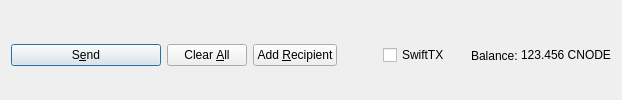
         <widget class="QFrame" name="frame_Send">
          <layout class="QHBoxLayout" name="horizontalLayout">
           <property name="bottomMargin">
            <number>0</number>
           </property>
           <item>
            <widget class="QPushButton" name="sendButton">
             <property name="minimumSize">
              <size>
               <width>150</width>
               <height>0</height>
              </size>
             </property>
             <property name="toolTip">
              <string>Confirm the send action</string>
             </property>
             <property name="text">
              <string>S&amp;end</string>
             </property>
             <property name="icon">
              <iconset resource="../CNODE.qrc">
               <normaloff>:/icons/send</normaloff>:/icons/send</iconset>
             </property>
             <property name="autoDefault">
              <bool>false</bool>
             </property>
             <property name="default">
              <bool>true</bool>
             </property>
            </widget>
           </item>
           <item>
            <widget class="QPushButton" name="clearButton">
             <property name="sizePolicy">
              <sizepolicy hsizetype="Minimum" vsizetype="Fixed">
               <horstretch>0</horstretch>
               <verstretch>0</verstretch>
              </sizepolicy>
             </property>
             <property name="toolTip">
              <string>Clear all fields of the form.</string>
             </property>
             <property name="text">
              <string>Clear &amp;All</string>
             </property>
             <property name="icon">
              <iconset resource="../CNODE.qrc">
               <normaloff>:/icons/remove</normaloff>:/icons/remove</iconset>
             </property>
             <property name="autoDefault">
              <bool>false</bool>
             </property>
            </widget>
           </item>
           <item>
            <widget class="QPushButton" name="addButton">
             <property name="toolTip">
              <string>Send to multiple recipients at once</string>
             </property>
             <property name="text">
              <string>Add &amp;Recipient</string>
             </property>
             <property name="icon">
              <iconset resource="../CNODE.qrc">
               <normaloff>:/icons/add</normaloff>:/icons/add</iconset>
             </property>
             <property name="autoDefault">
              <bool>false</bool>
             </property>
            </widget>
           </item>
           <item>
            <spacer name="horizontalSpacer">
             <property name="orientation">
              <enum>Qt::Horizontal</enum>
             </property>
             <property name="sizeHint" stdset="0">
              <size>
               <width>40</width>
               <height>20</height>
              </size>
             </property>
            </spacer>
           </item>
           <item>
            <layout class="QHBoxLayout" name="horizontalLayout_2">
             <property name="spacing">
              <number>3</number>
             </property>
             <item>
              <widget class="QCheckBox" name="checkSwiftTX">
               <property name="enabled">
                <bool>true</bool>
               </property>
               <property name="minimumSize">
                <size>
                 <width>85</width>
                 <height>0</height>
                </size>
               </property>
               <property name="text">
                <string>SwiftTX</string>
               </property>
              </widget>
             </item>
             <item>
              <widget class="QLabel" name="label">
               <property name="text">
                <string>Balance:</string>
               </property>
              </widget>
             </item>
             <item>
              <widget class="QLabel" name="labelBalance">
               <property name="sizePolicy">
                <sizepolicy hsizetype="Preferred" vsizetype="Fixed">
                 <horstretch>0</horstretch>
                 <verstretch>0</verstretch>
                </sizepolicy>
               </property>
               <property name="cursor">
                <cursorShape>IBeamCursor</cursorShape>
               </property>
               <property name="text">
                <string notr="true">123.456 CNODE</string>
               </property>
               <property name="textInteractionFlags">
                <set>Qt::LinksAccessibleByMouse|Qt::TextSelectableByKeyboard|Qt::TextSelectableByMouse</set>
               </property>
              </widget>
             </item>
            </layout>
           </item>
          </layout>
         </widget>
